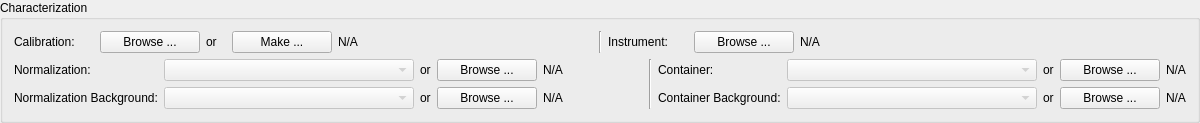
        <widget class="QGroupBox" name="groupBox_5">
         <property name="title">
          <string>Characterization </string>
         </property>
         <layout class="QVBoxLayout" name="verticalLayout_9">
          <item>
           <layout class="QHBoxLayout" name="horizontalLayout_46">
            <item>
             <layout class="QHBoxLayout" name="horizontalLayout_26">
              <item>
               <widget class="QLabel" name="label_26">
                <property name="minimumSize">
                 <size>
                  <width>80</width>
                  <height>0</height>
                 </size>
                </property>
                <property name="maximumSize">
                 <size>
                  <width>80</width>
                  <height>16777215</height>
                 </size>
                </property>
                <property name="text">
                 <string>Calibration:</string>
                </property>
               </widget>
              </item>
              <item>
               <widget class="QPushButton" name="pushButton_6">
                <property name="minimumSize">
                 <size>
                  <width>100</width>
                  <height>0</height>
                 </size>
                </property>
                <property name="maximumSize">
                 <size>
                  <width>100</width>
                  <height>16777215</height>
                 </size>
                </property>
                <property name="text">
                 <string>Browse ...</string>
                </property>
               </widget>
              </item>
              <item>
               <widget class="QLabel" name="label_27">
                <property name="minimumSize">
                 <size>
                  <width>20</width>
                  <height>0</height>
                 </size>
                </property>
                <property name="maximumSize">
                 <size>
                  <width>20</width>
                  <height>16777215</height>
                 </size>
                </property>
                <property name="text">
                 <string>or</string>
                </property>
               </widget>
              </item>
              <item>
               <widget class="QPushButton" name="pushButton_7">
                <property name="minimumSize">
                 <size>
                  <width>100</width>
                  <height>0</height>
                 </size>
                </property>
                <property name="maximumSize">
                 <size>
                  <width>100</width>
                  <height>16777215</height>
                 </size>
                </property>
                <property name="text">
                 <string>Make ...</string>
                </property>
               </widget>
              </item>
              <item>
               <widget class="QLabel" name="label_28">
                <property name="text">
                 <string>N/A</string>
                </property>
               </widget>
              </item>
             </layout>
            </item>
            <item>
             <widget class="Line" name="line_2">
              <property name="orientation">
               <enum>Qt::Vertical</enum>
              </property>
             </widget>
            </item>
            <item>
             <layout class="QHBoxLayout" name="horizontalLayout_27">
              <item>
               <widget class="QLabel" name="label_37">
                <property name="minimumSize">
                 <size>
                  <width>80</width>
                  <height>0</height>
                 </size>
                </property>
                <property name="maximumSize">
                 <size>
                  <width>80</width>
                  <height>16777215</height>
                 </size>
                </property>
                <property name="text">
                 <string>Instrument: </string>
                </property>
               </widget>
              </item>
              <item>
               <widget class="QPushButton" name="pushButton_12">
                <property name="minimumSize">
                 <size>
                  <width>100</width>
                  <height>0</height>
                 </size>
                </property>
                <property name="maximumSize">
                 <size>
                  <width>100</width>
                  <height>16777215</height>
                 </size>
                </property>
                <property name="text">
                 <string>Browse ...</string>
                </property>
               </widget>
              </item>
              <item>
               <widget class="QLabel" name="label_38">
                <property name="minimumSize">
                 <size>
                  <width>100</width>
                  <height>0</height>
                 </size>
                </property>
                <property name="text">
                 <string>N/A</string>
                </property>
               </widget>
              </item>
             </layout>
            </item>
           </layout>
          </item>
          <item>
           <layout class="QHBoxLayout" name="horizontalLayout_45">
            <item>
             <layout class="QGridLayout" name="gridLayout_6">
              <item row="0" column="0">
               <widget class="QLabel" name="label_35">
                <property name="text">
                 <string>Normalization:</string>
                </property>
               </widget>
              </item>
              <item row="0" column="1">
               <widget class="QComboBox" name="background_comboBox_5">
                <property name="enabled">
                 <bool>false</bool>
                </property>
                <property name="sizePolicy">
                 <sizepolicy hsizetype="Expanding" vsizetype="Fixed">
                  <horstretch>0</horstretch>
                  <verstretch>0</verstretch>
                 </sizepolicy>
                </property>
                <property name="minimumSize">
                 <size>
                  <width>250</width>
                  <height>0</height>
                 </size>
                </property>
                <property name="maximumSize">
                 <size>
                  <width>200</width>
                  <height>16777215</height>
                 </size>
                </property>
               </widget>
              </item>
              <item row="0" column="2">
               <widget class="QLabel" name="label_41">
                <property name="maximumSize">
                 <size>
                  <width>25</width>
                  <height>16777215</height>
                 </size>
                </property>
                <property name="text">
                 <string>or</string>
                </property>
               </widget>
              </item>
              <item row="0" column="3">
               <widget class="QPushButton" name="pushButton_11">
                <property name="minimumSize">
                 <size>
                  <width>100</width>
                  <height>0</height>
                 </size>
                </property>
                <property name="maximumSize">
                 <size>
                  <width>100</width>
                  <height>16777215</height>
                 </size>
                </property>
                <property name="text">
                 <string>Browse ...</string>
                </property>
               </widget>
              </item>
              <item row="0" column="4">
               <widget class="QLabel" name="label_36">
                <property name="sizePolicy">
                 <sizepolicy hsizetype="Expanding" vsizetype="Preferred">
                  <horstretch>0</horstretch>
                  <verstretch>0</verstretch>
                 </sizepolicy>
                </property>
                <property name="minimumSize">
                 <size>
                  <width>100</width>
                  <height>0</height>
                 </size>
                </property>
                <property name="text">
                 <string>N/A</string>
                </property>
               </widget>
              </item>
              <item row="1" column="0">
               <widget class="QLabel" name="label_29">
                <property name="text">
                 <string>Normalization Background:</string>
                </property>
               </widget>
              </item>
              <item row="1" column="1">
               <widget class="QComboBox" name="background_comboBox_2">
                <property name="enabled">
                 <bool>false</bool>
                </property>
                <property name="sizePolicy">
                 <sizepolicy hsizetype="Expanding" vsizetype="Fixed">
                  <horstretch>0</horstretch>
                  <verstretch>0</verstretch>
                 </sizepolicy>
                </property>
                <property name="minimumSize">
                 <size>
                  <width>250</width>
                  <height>0</height>
                 </size>
                </property>
               </widget>
              </item>
              <item row="1" column="2">
               <widget class="QLabel" name="label_39">
                <property name="maximumSize">
                 <size>
                  <width>25</width>
                  <height>16777215</height>
                 </size>
                </property>
                <property name="text">
                 <string>or</string>
                </property>
               </widget>
              </item>
              <item row="1" column="3">
               <widget class="QPushButton" name="pushButton_8">
                <property name="minimumSize">
                 <size>
                  <width>100</width>
                  <height>0</height>
                 </size>
                </property>
                <property name="maximumSize">
                 <size>
                  <width>100</width>
                  <height>16777215</height>
                 </size>
                </property>
                <property name="text">
                 <string>Browse ...</string>
                </property>
               </widget>
              </item>
              <item row="1" column="4">
               <widget class="QLabel" name="label_30">
                <property name="minimumSize">
                 <size>
                  <width>100</width>
                  <height>0</height>
                 </size>
                </property>
                <property name="text">
                 <string>N/A</string>
                </property>
               </widget>
              </item>
             </layout>
            </item>
            <item>
             <widget class="Line" name="line">
              <property name="orientation">
               <enum>Qt::Vertical</enum>
              </property>
             </widget>
            </item>
            <item>
             <layout class="QGridLayout" name="gridLayout_7">
              <item row="0" column="0">
               <widget class="QLabel" name="label_31">
                <property name="text">
                 <string>Container:</string>
                </property>
               </widget>
              </item>
              <item row="0" column="1">
               <widget class="QComboBox" name="background_comboBox_3">
                <property name="enabled">
                 <bool>false</bool>
                </property>
                <property name="sizePolicy">
                 <sizepolicy hsizetype="Expanding" vsizetype="Fixed">
                  <horstretch>0</horstretch>
                  <verstretch>0</verstretch>
                 </sizepolicy>
                </property>
                <property name="minimumSize">
                 <size>
                  <width>250</width>
                  <height>0</height>
                 </size>
                </property>
                <property name="maximumSize">
                 <size>
                  <width>200</width>
                  <height>16777215</height>
                 </size>
                </property>
               </widget>
              </item>
              <item row="0" column="2">
               <widget class="QLabel" name="label_40">
                <property name="maximumSize">
                 <size>
                  <width>25</width>
                  <height>16777215</height>
                 </size>
                </property>
                <property name="text">
                 <string>or</string>
                </property>
               </widget>
              </item>
              <item row="0" column="3">
               <widget class="QPushButton" name="pushButton_9">
                <property name="minimumSize">
                 <size>
                  <width>100</width>
                  <height>0</height>
                 </size>
                </property>
                <property name="maximumSize">
                 <size>
                  <width>100</width>
                  <height>16777215</height>
                 </size>
                </property>
                <property name="text">
                 <string>Browse ...</string>
                </property>
               </widget>
              </item>
              <item row="0" column="4">
               <widget class="QLabel" name="label_32">
                <property name="text">
                 <string>N/A</string>
                </property>
               </widget>
              </item>
              <item row="1" column="0">
               <widget class="QLabel" name="label_33">
                <property name="text">
                 <string>Container Background:</string>
                </property>
               </widget>
              </item>
              <item row="1" column="1">
               <widget class="QComboBox" name="background_comboBox_4">
                <property name="enabled">
                 <bool>false</bool>
                </property>
                <property name="sizePolicy">
                 <sizepolicy hsizetype="Expanding" vsizetype="Fixed">
                  <horstretch>0</horstretch>
                  <verstretch>0</verstretch>
                 </sizepolicy>
                </property>
                <property name="minimumSize">
                 <size>
                  <width>250</width>
                  <height>0</height>
                 </size>
                </property>
                <property name="maximumSize">
                 <size>
                  <width>200</width>
                  <height>16777215</height>
                 </size>
                </property>
               </widget>
              </item>
              <item row="1" column="2">
               <widget class="QLabel" name="label_42">
                <property name="text">
                 <string>or</string>
                </property>
               </widget>
              </item>
              <item row="1" column="3">
               <widget class="QPushButton" name="pushButton_10">
                <property name="minimumSize">
                 <size>
                  <width>100</width>
                  <height>0</height>
                 </size>
                </property>
                <property name="maximumSize">
                 <size>
                  <width>100</width>
                  <height>16777215</height>
                 </size>
                </property>
                <property name="text">
                 <string>Browse ...</string>
                </property>
               </widget>
              </item>
              <item row="1" column="4">
               <widget class="QLabel" name="label_34">
                <property name="text">
                 <string>N/A</string>
                </property>
               </widget>
              </item>
             </layout>
            </item>
           </layout>
          </item>
         </layout>
        </widget>
